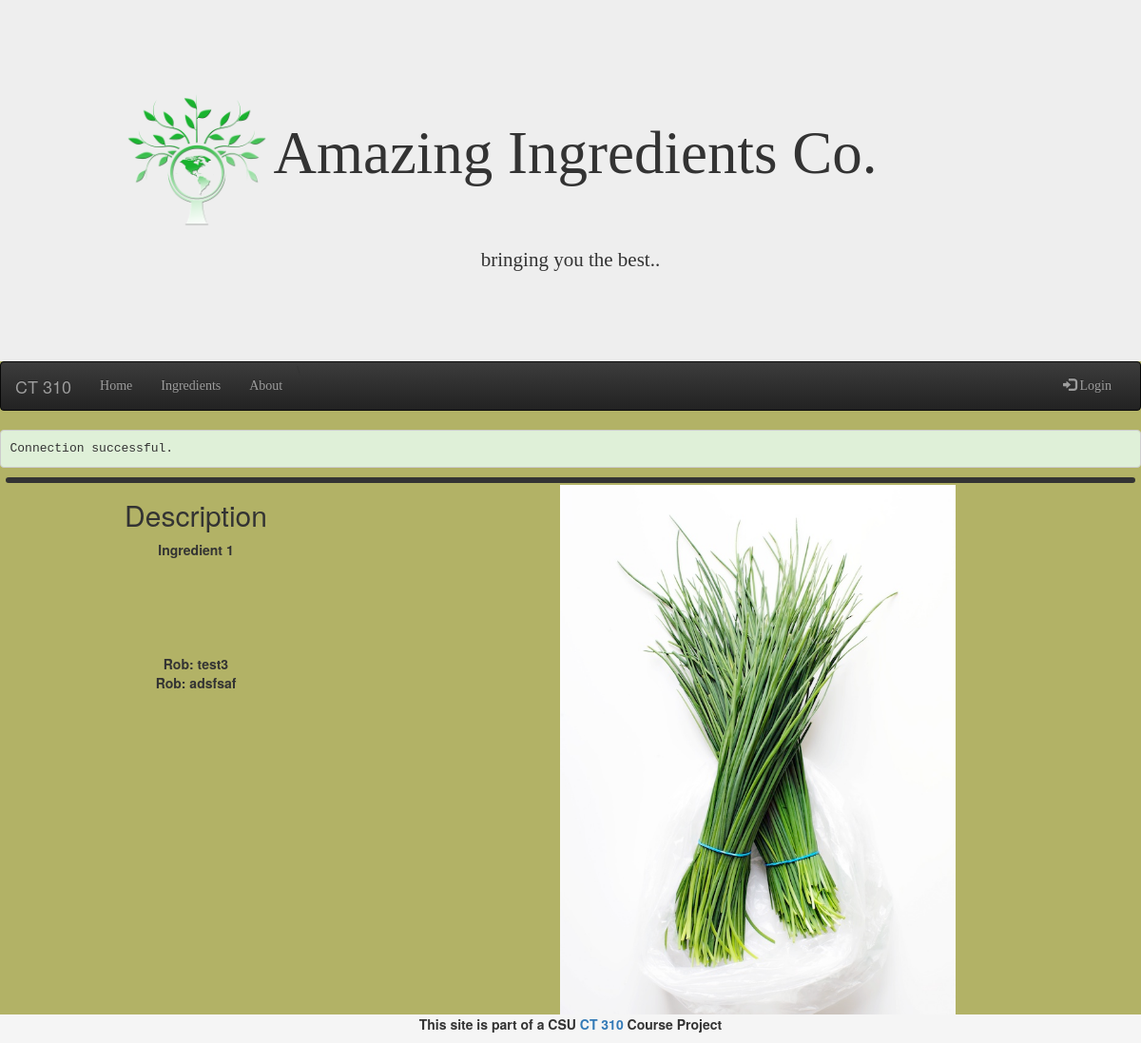
The page /ingredient.php?name=Chives on the database as committed earlier.
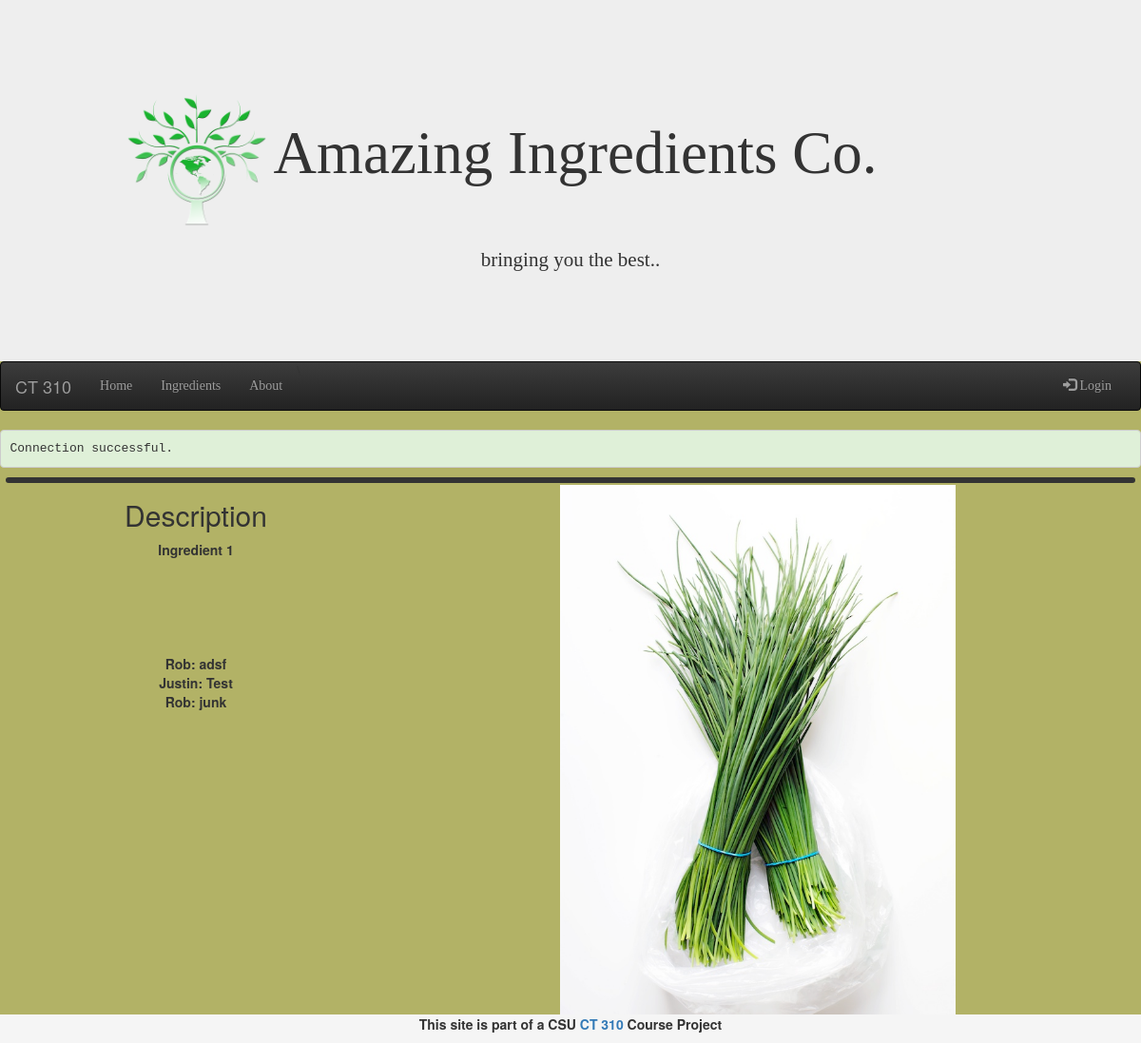
The same page on the database as committed later.
### tables this page shows
CREATE TABLE "ingredients" ("name" text PRIMARY KEY  NOT NULL  UNIQUE , "description" text NOT NULL , "image" text);

CREATE TABLE "comments" ("ingredient" text NOT NULL , "user" text NOT NULL , "comment" text, "id" INTEGER);

### ingredient.php (the view, shortened to what this page needs)
<?php
	include 'header.php';
	include 'dbconnect.php';
	$name=$_GET["name"];
	$query = "SELECT * FROM INGREDIENTS WHERE NAME='$name'";
	$info = $dbh->prepare($query);
	$info->execute();
	$info = $info->fetch();
	$comment_query = "SELECT * FROM COMMENTS WHERE ingredient='$name'";
	$comment_col = $dbh->prepare($comment_query);
        $comment_col->execute();
	$description = $info['description'];
	$image = $info['image'];
?>
<link rel="stylesheet" href="style-ing.css" type="text/css" />
<div class="content" >
 <div class="col-md-4">
               <div class="bodyCenter">
                  <strong>
                    <h2> Description </h2>
                    	<p><?php echo $description; ?></p>
			<br /> <br /> <br /> <br />
<?php
         foreach( $comment_col as $comment){
         echo $comment["user"] . ": " . $comment["comment"] . "<br / <br />";
         }
	echo "<br /> <br />";
?>
		</div>
</div>
<div class="col-lg-8">
         <div class="hidden-sm hidden-xs">
            <?php echo '<img src="images/' . $image . '" class="ingImg" title="Mmmmm, ' . $name . '" alt="Photo of ' . $name . '" />'; ?>
        </div>
</div>
</div>
<?php
	include 'footer.php';
?>

### header.php (shortened to what this page needs)
<!DOCTYPE html>
<html lang="en">
        <head>
                <link rel="stylesheet" href="https://maxcdn.bootstrapcdn.com/bootstrap/3.3.7/css/bootstrap.min.css">
                <link rel="stylesheet" href="https://maxcdn.bootstrapcdn.com/bootstrap/3.3.7/css/bootstrap-theme.min.css">
                <link rel="stylesheet" href="custom.css">
                <div class="header">
                <div class="jumbotron">
                        <div class= "page-header" style="font-family: 'Alegreya', serif;">
                                <h1 style="margin-left:-150px;"><img src="tree.png" id="logo" />Amazing Ingredients Co.</h1>
                               <p>bringing you the best..</p>
                        </div>
                </div>
<body>
                <nav class="navbar navbar-inverse">
                        <div class="container-fluid">
                                <div class="navbar-header">
                                        <a class="navbar-brand" href="https://www.cs.colostate.edu/~ct310/yr2017sp/">CT 310</a>
                                </div>
                        <div class="collapse navbar-collapse" id="myNavbar" style="font-family: 'Playfair', serif;" >
                                <ul class="nav navbar-nav">
                                        <li><a href="index.php">Home</a></li>
                                        <li class="dropdown">
                                                <a class="dropdown-toggle" data-toggle="dropdown" href="#">Ingredients</a>
                                        </li>
					<li><a href="about.php">About</a></li>\
                              </ul>
				<ul class="nav navbar-nav navbar-right">
					<?php
						if(!isset($_SESSION['user'])){
							echo '<li><a href="login.php"><span class="glyphicon glyphicon-log-in"></span> Login</a></li>';
						}else{
							echo '<li><a href="logout.php"><span class="glyphicon glyphicon-log-out"></span> Logout</a></li>';
						}
					?>
				</ul>
			</div>
	        </div>
        </nav>

### dbconnect.php (shortened to what this page needs)
<?php
                                                try {
                                                        echo '<pre class="bg-success">';
                                                        echo 'Connection successful.';
                                                        echo '</pre>';
                                                } catch (PDOException $e) {
                                                        echo '<pre class="bg-danger">';
                                                        echo 'Connection failed (HELP): ' . $e->getMessage();
                                                        echo '</pre>';
                                                        die;
                                                }
?>

### footer.php
        </body>
<footer>
	<div class="footer">
        	<p align="center">This site is part of a CSU <a href="http://www.cs.colostate.edu/~ct310">CT 310</a>  Course Project</p>
        </div>
</footer>
</html>

### custom.css (style rules this page uses)
#logo { width:150px; height:150px; }
p { margin: 0 0 20px 0; }
body { margin-bottom: 50px; background-color: #b2b266; }
footer { position: fixed; bottom: 0; width: 100%; height: 30px; background-color: #f5f5f5; margin-top: 10px; }
.jumbotron { margin-bottom: 0px; }

### style-ing.css (style rules this page uses)
.content { text-align: center; border: solid; margin: 0.5%; border-radius: 5px; -moz-border-radius: 5px; -webkit-border-radius: 5px; }
#logo { width:150px; height:150px; }
img { width: 55%; margin: 5px; }

Rows that differ between the two databases and show on the page:
removed comments: user "Rob", comment "test3"
removed comments: user "Rob", comment "adsfsaf"
added comments: user "Rob", comment "adsf"
added comments: user "Justin", comment "Test"
added comments: user "Rob", comment "junk"
